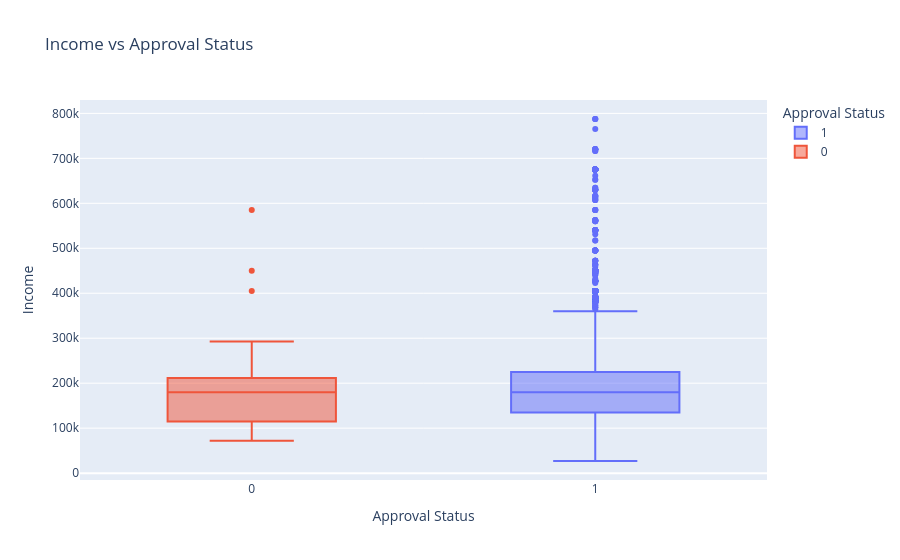

This figure's notebook cell:
### Code cell
# BIVARIATE ANALYSIS: Income vs Approval
fig = px.box(
    df,
    x="status",
    y="total_income",
    color="status",
    title="Income vs Approval Status",
    labels={
        "status": "Approval Status",
        "total_income": "Income"
    }
)
fig.show()

### Figure 1 — Plotly figure (JSON) as saved in the notebook; plotly's stock layout.template omitted (floating-point values rounded to 4 significant figures; data arrays with more than 128 entries replaced by an {"elided": "..."} marker saying what was removed)
{"data": [{"alignmentgroup": "True", "hovertemplate": "Approval Status=%{x}<br>Income=%{y}<extra></extra>", "legendgroup": "1", "marker": {"color": "#636efa"}, "name": "1", "notched": false, "offsetgroup": "1", "orientation": "v", "showlegend": true, "type": "box", "x": {"elided": "10415 int values"}, "x0": " ", "xaxis": "x", "y": {"elided": "10415 int values"}, "y0": " ", "yaxis": "y"}, {"alignmentgroup": "True", "hovertemplate": "Approval Status=%{x}<br>Income=%{y}<extra></extra>", "legendgroup": "0", "marker": {"color": "#EF553B"}, "name": "0", "notched": false, "offsetgroup": "0", "orientation": "v", "showlegend": true, "type": "box", "x": [0, 0, 0, 0, 0, 0, 0, 0, 0, 0, 0, 0, 0, 0, 0, 0, 0, 0, 0, 0, 0, 0, 0, 0, 0, 0, 0, 0, 0, 0, 0, 0, 0, 0, 0, 0, 0, 0, 0], "x0": " ", "xaxis": "x", "y": [405000, 72000, 72000, 211500, 211500, 103500, 135000, 202500, 126000, 112500, 225000, 292500, 202500, 180000, 180000, 585000, 270000, 225000, 112500, 202500, 180000, 108000, 157500, 202500, 112500, 157500, 207000, 112500, 112500, 121500, 103500, 292500, 180000, 202500, 450000, 190400, 135000, 135000, 225000], "y0": " ", "yaxis": "y"}], "layout": {"boxmode": "overlay", "legend": {"title": {"text": "Approval Status"}, "tracegroupgap": 0}, "title": {"text": "Income vs Approval Status"}, "xaxis": {"anchor": "y", "categoryarray": [1, 0], "categoryorder": "array", "domain": [0, 1], "title": {"text": "Approval Status"}}, "yaxis": {"anchor": "x", "domain": [0, 1], "title": {"text": "Income"}}}}
